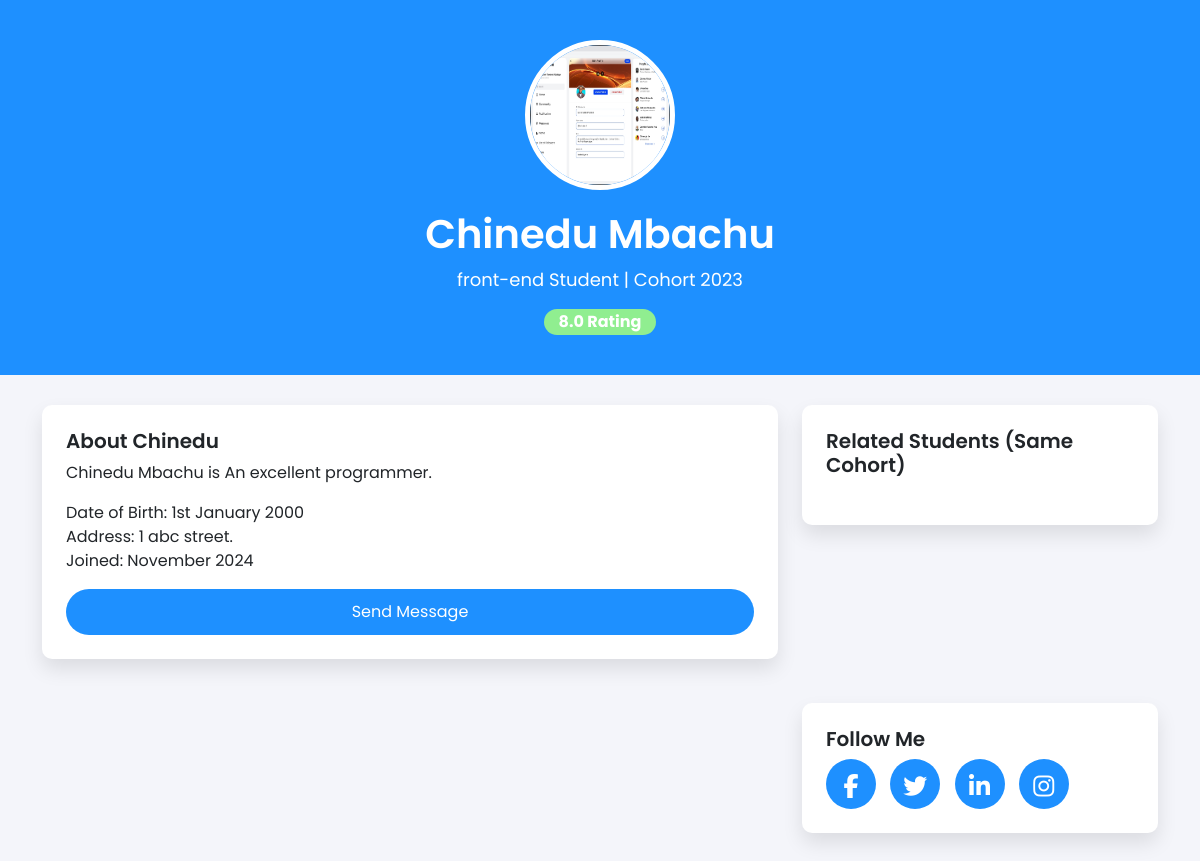
Screenshot of /chinedu-mbachu-761367525 with the database file from the repository.
### home/models.py (models this page shows, shortened)
class Student(models.Model):
    username = models.CharField(max_length=100, unique=True)
    slug = models.SlugField(unique=True, blank=True, editable=False)
    first_name = models.CharField(max_length=200, null=True, blank=True)
    last_name = models.CharField(max_length=200, verbose_name='last name')
    status = models.BooleanField(default=True)
    student_type =models.CharField(max_length=100, choices=student_types, default='member')
    date_join = models.DateTimeField(auto_now_add=True)
    class Meta:
        ordering = ['-date_join']

class Student_Profile(models.Model):
    student = models.OneToOneField(Student,on_delete=models.CASCADE)
    bio = models.TextField()
    date_of_birth =models.DateField()
    address = models.CharField(max_length=300)
    email = models.EmailField(max_length=500, null=True)
    rating = models.FloatField(default=0.0)
    profile_picture = models.ImageField(upload_to='student_profile', null=True)

class Program(models.Model):
    courses = models.CharField(max_length=500)
    grade = models.IntegerField(default=0.0) # type: ignore
    student = models.ForeignKey(Student, on_delete=models.CASCADE, related_name="program")

### home/views.py (the view)
# urls.py: path("<slug:slug>", about, name="about"),
def about(request, slug):
    try:
        student = Student.objects.get(slug=slug)
    except Student.DoesNotExist:
        return redirect('404')
    cohort_group = student.cohort.first() # type: ignore
    if cohort_group:
        cohort_members = Student.objects.filter(cohort=cohort_group)
    else:
        cohort_members = Student.objects.none()
    context = {
        "student": student,
        "cohort_members": cohort_members,
    }
    return render(request, "home/about.html", context)

### home/templates/home/about.html (shortened to what this page needs)
{% load static %}
<!DOCTYPE html>
<html lang="en">
<head>
    <link href="https://cdn.jsdelivr.net/npm/bootstrap@5.3.0-alpha1/dist/css/bootstrap.min.css" rel="stylesheet">
    <link rel="stylesheet" href="https://cdnjs.cloudflare.com/ajax/libs/font-awesome/6.6.0/css/all.min.css">
    <link rel="stylesheet" href={% static "home/about.css" %}>
</head>
<body>
    <section class="profile-header">
        <div class="container text-center">
            <img src={{ student.student_profile.profile_picture.url }} alt="Profile Picture">
            <h1>{{ student.first_name }} {{ student.last_name }}</h1>
            <p>
                {% for program in student.program.all %}
                    {{ program.courses }} Student | Cohort 2023
                {% endfor %}
            </p>
            <span class="badge badge-custom">{{ student.student_profile.rating }} Rating</span>
        </div>
    </section>
    <section class="profile-content">
        <div class="container">
            <div class="row">
                <div class="col-md-8">
                    <div class="card p-4">
                        <h5>About {{ student.first_name }}</h5>
                        <p>
                            {{ student.first_name }} {{ student.last_name }} is {{ student.student_profile.bio }}
                        </p>
                        <p>
                            Date of Birth: {{ student.student_profile.date_of_birth|date:"jS F Y" }} <br>
                            Address: {{ student.student_profile.address }} <br>
                            Joined: {{ student.date_join|date:"F Y"  }}
                        </p>
                        <button type="button" class="btn btn-custom" data-bs-toggle="modal" data-bs-target="#messageModal">
                        Send Message
                        </button>
                    </div>
                </div>
                <div class="col-md-4">
                    <div class="card p-4">
                        <h5>Related Students (Same Cohort)</h5>
                    </div>
                </div>
            </div>
            <div class="row mt-4">
                <div class="col-md-8">
                </div>
                <div class="col-md-4">
                    <div class="card p-4">
                        <h5>Follow Me</h5>
                        <div class="follow-links">
                            <a href="#"><i class="fab fa-facebook-f"></i></a>
                            <a href="#"><i class="fab fa-twitter"></i></a>
                            <a href="#"><i class="fab fa-linkedin-in"></i></a>
                            <a href="#"><i class="fab fa-instagram"></i></a>
                        </div>
                    </div>
                </div>
            </div>
        </div>
    </section>
</body>
</html>

### home/static/home/about.css (style rules this page uses)
body { font-family: 'Poppins', sans-serif; background-color: #f4f5fa; }
.profile-header { background: dodgerblue; color: white; padding: 40px 0; text-align: center; }
.profile-header img { border-radius: 50%; border: 5px solid white; width: 150px; height: 150px; }
.profile-header h1 { font-weight: 600; margin-top: 20px; }
.profile-header p { font-size: 18px; color: white; }
.profile-content { padding: 30px; }
.profile-content .card { background: white; box-shadow: 0px 10px 20px rgba(0, 0, 0, 0.1); border: none; border-radius: 10px; margin-bottom: 20px; }
.profile-content .card h5 { font-weight: 600; }
.badge-custom { background-color: lightgreen; color: white; font-size: 16px; padding: 5px 15px; border-radius: 20px; }
.btn-custom { background-color: dodgerblue; color: white; padding: 10px 20px; border-radius: 25px; }
.follow-links a { display: inline-block; margin-right: 10px; color: white; font-size: 24px; background-color: dodgerblue; padding: 10px; border-radius: 50%; width: 50px; height: 50px; text-align: center; }

### rows the page displays
Student: student_profile.profile_picture (picture), first_name "Chinedu", last_name "Mbachu", student_profile.rating "8.0", student_profile.bio "An excellent programmer.", student_profile.date_of_birth "1st January 2000", student_profile.address "1 abc street.", date_join "November 2024"
Program: courses "front-end"
